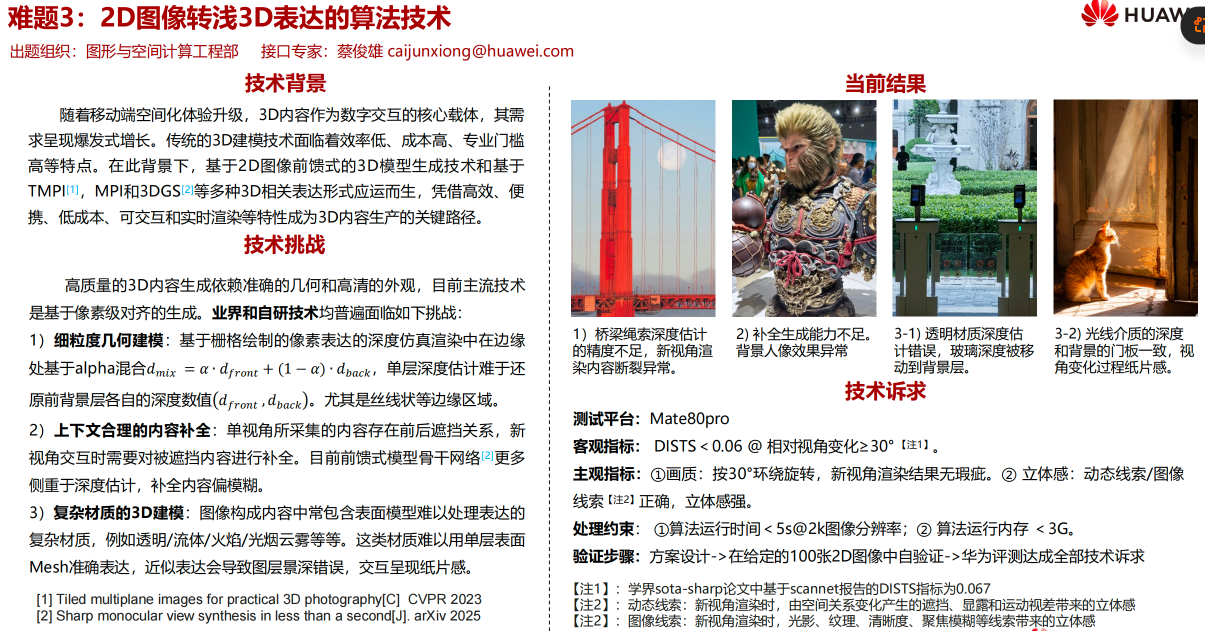
#> input picture 2转3.png, 2410 x 1262 px (shown at 1/2 size)
$ python -i pixel_statistics_baseline_v1.py   (imports and definitions only)   (older library calls are emulated)
#> lines starting #> are read from the running program, lines starting #| are printed output that depends on the picture
"""P5：用低层像素、边界和压缩统计预测患者标签。"""

import argparse
import os
import shutil

import cv2
import numpy as np
import pandas as pd
from sklearn.model_selection import StratifiedGroupKFold, StratifiedKFold

from metadata_baseline_v1 import make_model, metrics, risk_level, summarize


PROJECT_DIR = os.path.dirname(os.path.dirname(os.path.abspath(__file__)))
MATCH_ROOT = os.path.join(PROJECT_DIR, '数据整理记录', '第二批', '匹配_v1')
IMAGE_ROOT = os.path.join(PROJECT_DIR, '数据', '第二批裁剪后_v1_1')
OUTPUT_DIR = os.path.join(MATCH_ROOT, '像素统计基线_v1')
RANDOM_SEED = 42
N_SPLITS = 5
ANALYSIS_SIZE = 224
BORDER_RATIO = 0.10

DATASETS = {
    'patient_limited_pre_match': 'patient_limited_manifest.csv',
    'relaxed_all_cases_1to1': 'matched_weak_relaxed_all_cases_1to1_seed42.csv',
    'relaxed_all_cases_1to2': 'matched_weak_relaxed_all_cases_1to2_seed42.csv',
    'strict_common_support_1to1': 'matched_weak_strict_common_support_v1_seed42.csv',
}

COLOR_FEATURES = [
    'gray_mean', 'gray_std', 'gray_p10', 'gray_p50', 'gray_p90',
    'blue_mean', 'green_mean', 'red_mean',
    'blue_std', 'green_std', 'red_std',
    'hue_mean', 'saturation_mean', 'saturation_std', 'value_mean',
    'lab_a_mean', 'lab_b_mean', 'dark_ratio', 'bright_ratio', 'gray_entropy',
]
BORDER_FEATURES = [
    'border_gray_mean', 'border_gray_std', 'border_dark_ratio',
    'center_gray_mean', 'center_gray_std', 'center_dark_ratio',
    'border_center_mean_difference', 'border_center_std_difference',
]
TEXTURE_FEATURES = [
    'edge_density', 'laplacian_variance', 'jpeg_blockiness',
    'file_size_kb', 'jpeg_bytes_per_pixel',
]
FEATURE_SETS = {
    'color_intensity': COLOR_FEATURES,
    'border_composition': BORDER_FEATURES,
    'texture_compression': TEXTURE_FEATURES,
    'all_low_level_statistics': COLOR_FEATURES + BORDER_FEATURES + TEXTURE_FEATURES,
}


# [4 lines left out: function parse_args, not called in this run]


def read_image(path):
#> called with path = '数据/第二批裁剪后_v1_1/../2转3.png'
    data = np.fromfile(path, dtype=np.uint8)
    image = cv2.imdecode(data, cv2.IMREAD_COLOR)
#> image is the input picture: shape (1262, 2410, 3); mean B, G, R 206.4, 208.4, 212.9
    if image is None:
        raise ValueError(f'无法解码图像: {path}')
    return image


def entropy(gray):
    histogram = cv2.calcHist([gray], [0], None, [256], [0, 256]).ravel()
    probability = histogram[histogram > 0] / histogram.sum()
    return float(-(probability * np.log2(probability)).sum())


def jpeg_blockiness(gray):
    array = gray.astype(np.float32)
    vertical = np.abs(np.diff(array, axis=1))
    horizontal = np.abs(np.diff(array, axis=0))
    vertical_boundary = np.arange(vertical.shape[1]) % 8 == 7
    horizontal_boundary = np.arange(horizontal.shape[0]) % 8 == 7
    boundary = np.concatenate([
        vertical[:, vertical_boundary].ravel(),
        horizontal[horizontal_boundary, :].ravel(),
    ])
    interior = np.concatenate([
        vertical[:, ~vertical_boundary].ravel(),
        horizontal[~horizontal_boundary, :].ravel(),
    ])
    return float(boundary.mean() - interior.mean())


def region_masks(height, width):
    border_y = max(1, int(round(height * BORDER_RATIO)))
    border_x = max(1, int(round(width * BORDER_RATIO)))
    center = np.zeros((height, width), dtype=bool)
    center[border_y:height - border_y, border_x:width - border_x] = True
    return ~center, center


def extract_features(relative_path):
    absolute_path = os.path.join(IMAGE_ROOT, relative_path)
    source_image = read_image(absolute_path)
    source_gray = cv2.cvtColor(source_image, cv2.COLOR_BGR2GRAY)
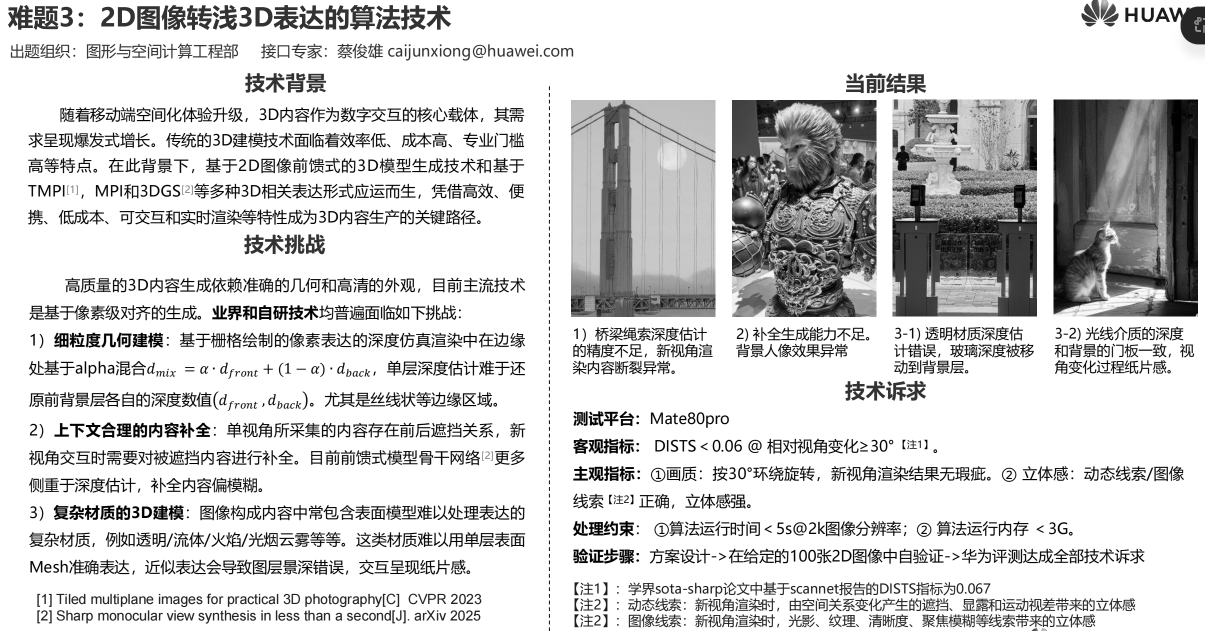
#> source_gray: shape (1262, 2410) (shown at 1/2 size); min 0, max 255, mean 209.5
    source_height, source_width = source_gray.shape
#> source_height = 1262; source_width = 2410
    image = source_image
    image = cv2.resize(image, (ANALYSIS_SIZE, ANALYSIS_SIZE), interpolation=cv2.INTER_AREA)
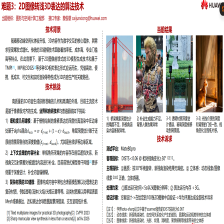
#> image: shape (224, 224, 3); mean B, G, R 206.4, 208.4, 212.9
    gray = cv2.cvtColor(image, cv2.COLOR_BGR2GRAY)
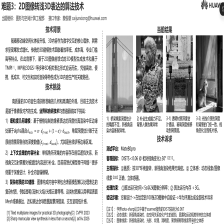
#> gray: shape (224, 224); min 1, max 255, mean 209.5
    hsv = cv2.cvtColor(image, cv2.COLOR_BGR2HSV)
#> hsv: shape (224, 224, 3); mean H, S, V 27.9, 22.1, 216.1
    lab = cv2.cvtColor(image, cv2.COLOR_BGR2LAB)
#> lab: shape (224, 224, 3); mean of channels 0, 1, 2 212.9, 129.7, 130.2
    border_mask, center_mask = region_masks(*gray.shape)
    border = gray[border_mask]
#> border = 17776 values, max 255 at index 0, min 1 at index 5802, mean 217.8
    center = gray[center_mask]
    blue, green, red = cv2.split(image)
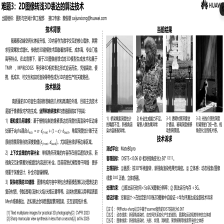
#> blue: shape (224, 224); min 0, max 255, mean 206.4
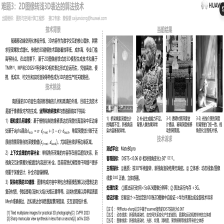
#> red: shape (224, 224); min 0, max 255, mean 212.9
    file_size = os.path.getsize(absolute_path)
    values = {
        'processed_path': relative_path,
        'gray_mean': gray.mean(),
        'gray_std': gray.std(),
        'gray_p10': np.percentile(gray, 10),
        'gray_p50': np.percentile(gray, 50),
        'gray_p90': np.percentile(gray, 90),
        'blue_mean': blue.mean(),
        'green_mean': green.mean(),
        'red_mean': red.mean(),
        'blue_std': blue.std(),
        'green_std': green.std(),
        'red_std': red.std(),
        'hue_mean': hsv[..., 0].mean(),
        'saturation_mean': hsv[..., 1].mean(),
        'saturation_std': hsv[..., 1].std(),
        'value_mean': hsv[..., 2].mean(),
        'lab_a_mean': lab[..., 1].mean(),
        'lab_b_mean': lab[..., 2].mean(),
        'dark_ratio': np.mean(gray < 20),
        'bright_ratio': np.mean(gray > 240),
        'gray_entropy': entropy(gray),
        'border_gray_mean': border.mean(),
        'border_gray_std': border.std(),
        'border_dark_ratio': np.mean(border < 20),
        'center_gray_mean': center.mean(),
        'center_gray_std': center.std(),
        'center_dark_ratio': np.mean(center < 20),
        'border_center_mean_difference': border.mean() - center.mean(),
        'border_center_std_difference': border.std() - center.std(),
        'edge_density': np.mean(cv2.Canny(gray, 50, 150) > 0),
        'laplacian_variance': cv2.Laplacian(gray, cv2.CV_64F).var(),
        'jpeg_blockiness': jpeg_blockiness(source_gray),
        'file_size_kb': file_size / 1024.0,
        'jpeg_bytes_per_pixel': file_size / float(source_height * source_width),
    }
#> in entropy, `histogram = cv2.calcHist([gray], [0], None, [256], [0, 256]).ravel()`: histogram = 256 values, max 25842 at index 255, min 0 at index 0, mean 196
#> in entropy, `probability = histogram[histogram > 0] / histogram.sum()`: probability = 255 values, max 0.515 at index 254, min 1.99e-05 at index 1, mean 0.00392
#> in jpeg_blockiness, `vertical = np.abs(np.diff(array, axis=1))`:
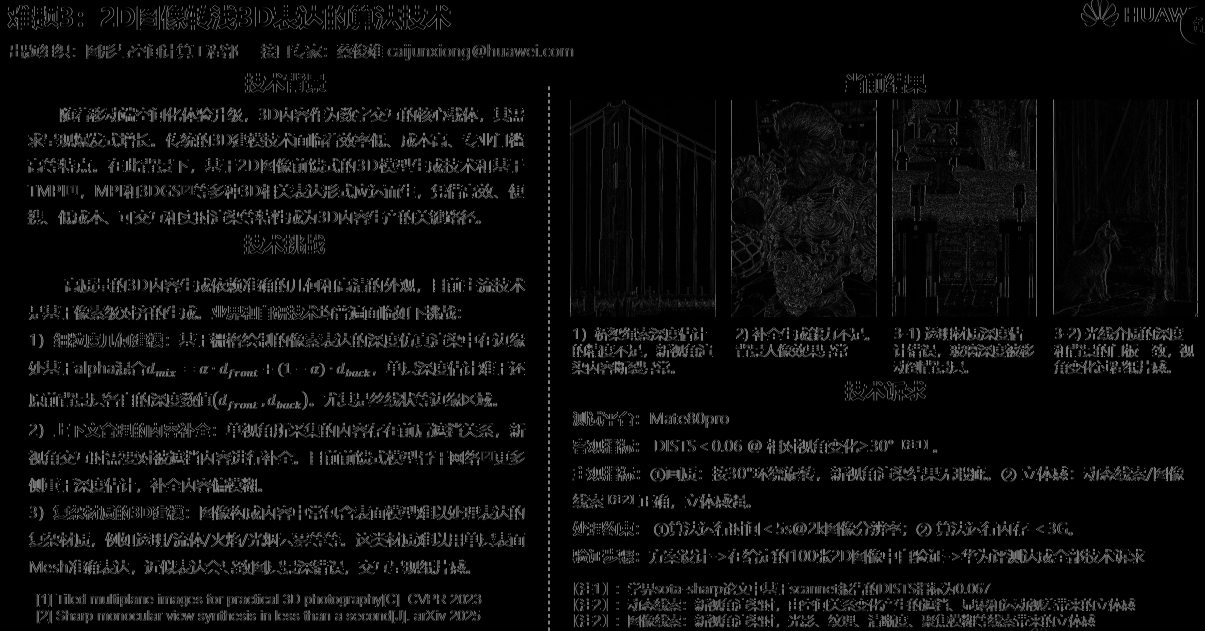
#> vertical: shape (1262, 2409) float32 (shown at 1/2 size); min 0, max 253, mean 11
#> in jpeg_blockiness, `horizontal = np.abs(np.diff(array, axis=0))`:
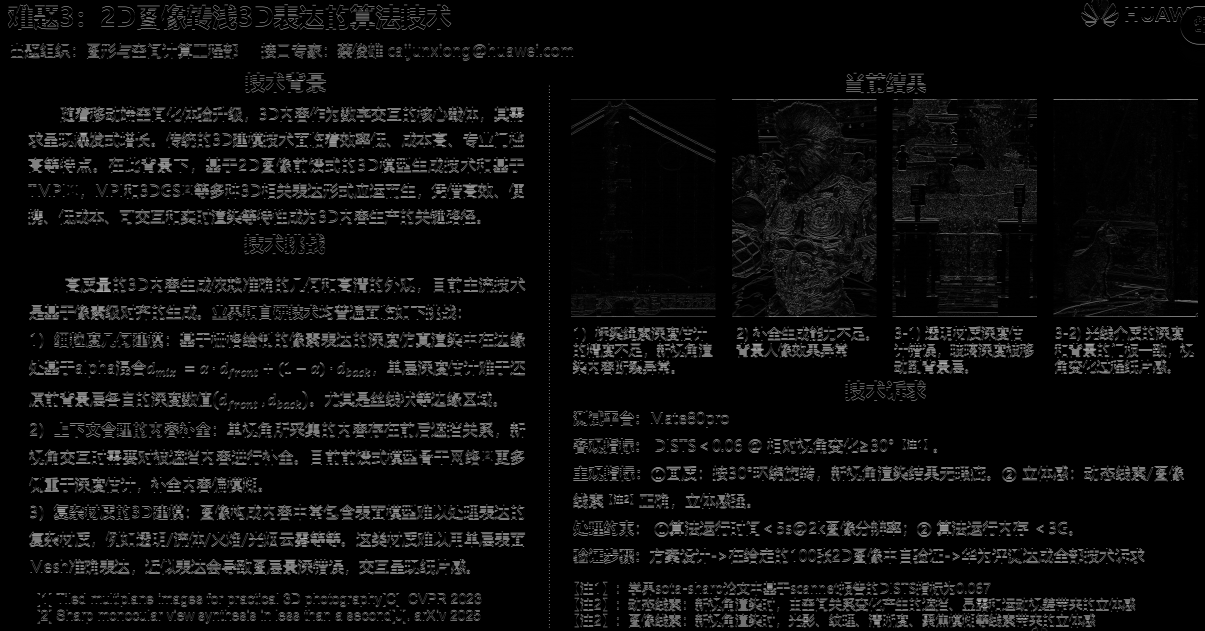
#> horizontal: shape (1261, 2410) float32 (shown at 1/2 size); min 0, max 255, mean 12.3
    return values


# [165 lines left out: functions build_image_feature_table, stable_mode, patient_feature_table, split_iterator, evaluate, write_conclusion and 1 more, not called in this run]


# [2 lines not run here, left out]

>>> result = extract_features('../2转3.png')
#> result = 34 items
